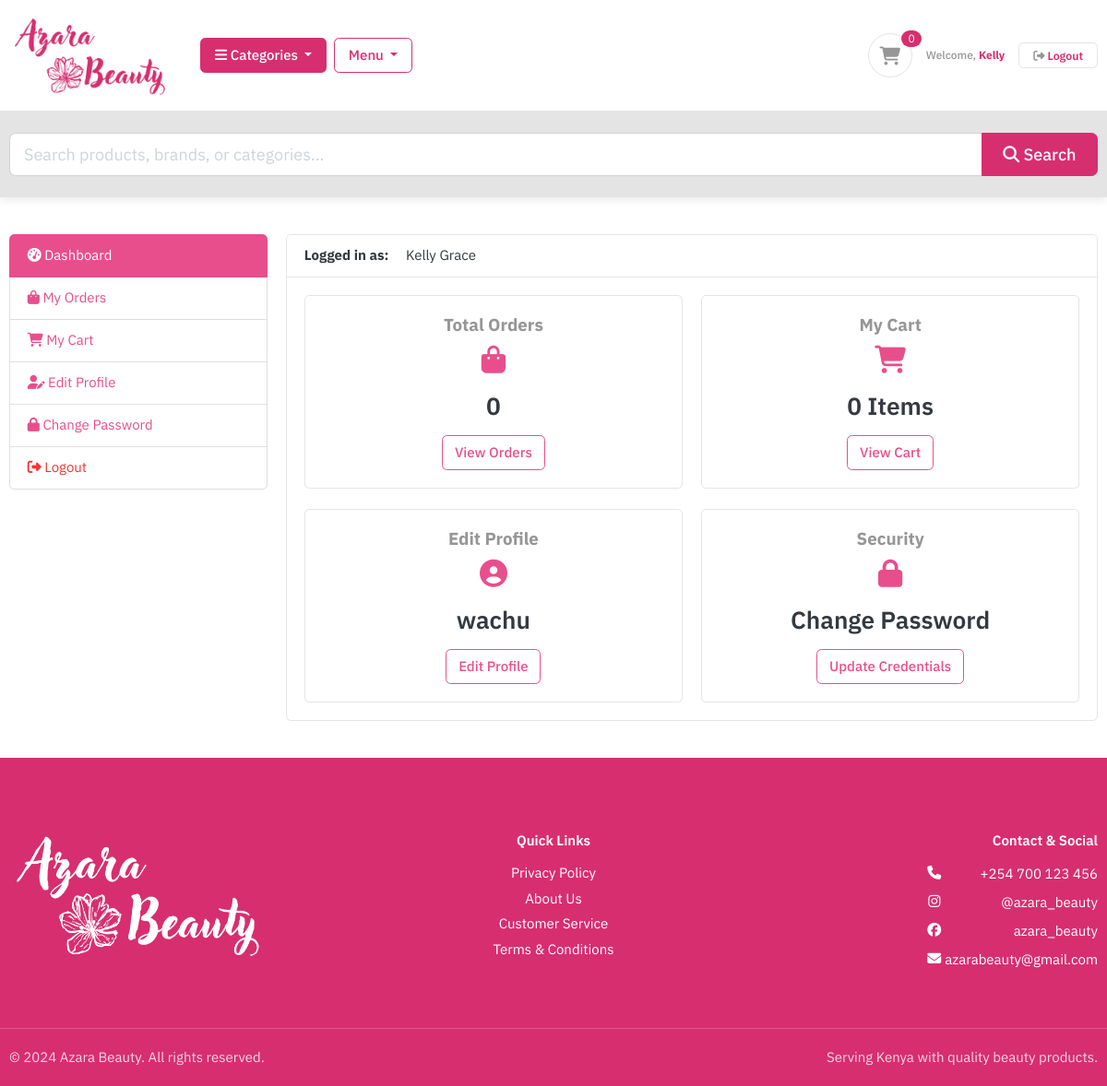
Screenshot of /accounts/dashboard/ (signed in) with the database file from the repository.
### accounts/models.py (models this page shows, shortened)
class Account(AbstractBaseUser):
    first_name      = models.CharField(max_length=50)
    last_name       = models.CharField(max_length=50)
    username        = models.CharField(max_length=50, unique=True)
    email           = models.EmailField(max_length=100, unique=True)
    phone_number    = models.CharField(max_length=50)
    date_joined     = models.DateTimeField(auto_now_add=True)
    last_login      = models.DateTimeField(auto_now_add=True)
    is_admin        = models.BooleanField(default=False)
    is_staff        = models.BooleanField(default=False)
    is_active       = models.BooleanField(default=False)
    is_superadmin   = models.BooleanField(default=False)
    USERNAME_FIELD  = 'email'
    REQUIRED_FIELDS = ['username', 'first_name', 'last_name']
    objects = MyAccountManager()

### accounts/views.py (the view)
# urls.py: path('dashboard/', views.dashboard, name='dashboard'),
@login_required(login_url='login')
def dashboard(request):
    return render(request, 'accounts/dashboard.html')

### carts/context_processors.py (called while the page is built)
def counter(request):
    cart_count = 0
    if 'admin' in request.path:
        return {}
    else:
        try:
            cart = Cart.objects.filter(cart_id=_cart_id(request))
            if request.user.is_authenticated:
                cart_items = CartItem.objects.all().filter(user=request.user)
            else:
                cart_items = CartItem.objects.all().filter(cart=cart[:1])
            for cart_item in cart_items:
                cart_count += cart_item.quantity
        except Cart.DoesNotExist:
            cart_count = 0
    return dict(cart_count=cart_count)

### carts/views.py (called while the page is built)
def _cart_id(request):
    cart = request.session.session_key
    if not cart:
        cart = request.session.create()
    return cart

### store/context_processors.py (called while the page is built)
def menu_links(request):
    links = Category.objects.all()
    return dict(links=links)

### store/models.py (called while the page is built)
    def get_url(self):
        return reverse('store:products_by_category', args=[self.slug])

### templates/accounts/dashboard.html
{% extends 'base.html' %}
{% block content %}
<section class="section-content padding-y">
    <div class="container">
        <div class="row">
            <aside class="col-md-3">
                <ul class="list-group">
                    <a class="list-group-item active"
                       style="background-color: #E94E8C; color: white; border-color: #E94E8C;"
                       href="{% url 'dashboard' %}">
                        <i class="fa fa-tachometer-alt" style="color: white;"></i> Dashboard
                    </a>
                    <a class="list-group-item" style="color: #E94E8C;" href="#">
                        <i class="fa fa-shopping-bag" style="color: #E94E8C;"></i> My Orders
                    </a>
                    <a class="list-group-item" style="color: #E94E8C;" href="{% url 'cart' %}">
                        <i class="fa fa-shopping-cart" style="color: #E94E8C;"></i> My Cart
                    </a>
                    <a class="list-group-item" style="color: #E94E8C;" href="#">
                        <i class="fa fa-user-edit" style="color: #E94E8C;"></i> Edit Profile
                    </a>
                    <a class="list-group-item" style="color: #E94E8C;" href="#">
                        <i class="fa fa-lock" style="color: #E94E8C;"></i> Change Password
                    </a>
                    <a class="list-group-item text-danger" href="{% url 'logout' %}">
                        <i class="fa fa-sign-out-alt"></i> Logout
                    </a>
                </ul>
            </aside>
            <main class="col-md-9">
                <article class="card">
                    <header class="card-header">
                        <strong class="d-inline-block mr-3">Logged in as:</strong>
                        <span>{{ user.first_name }} {{ user.last_name }}</span>
                    </header>
                    <div class="card-body">
                        <div class="row">
                            <div class="col-md-6">
                                <div class="card" style="text-align: center;">
                                    <div class="card-body">
                                        <h5 class="card-title text-muted">Total Orders</h5>
                                        <div class="mb-3">
                                            <i class="fa fa-shopping-bag fa-2x" style="color: #E94E8C;"></i>
                                        </div>
                                        <h3 class="font-weight-bold">0</h3>
                                        <a href="#" class="btn btn-outline-primary mt-2" style="border-color: #E94E8C; color: #E94E8C;">View Orders</a>
                                    </div>
                                </div>
                            </div>
                             <div class="col-md-6">
                                <div class="card" style="text-align: center;">
                                    <div class="card-body">
                                        <h5 class="card-title text-muted">My Cart</h5>
                                        <div class="mb-3">
                                            <i class="fa fa-shopping-cart fa-2x" style="color: #E94E8C;"></i>
                                        </div>
                                        <h3 class="font-weight-bold">{{ cart_count|default:0 }} Items</h3>
                                        <a href="{% url 'cart' %}" class="btn btn-outline-primary mt-2" style="border-color: #E94E8C; color: #E94E8C;">View Cart</a>
                                    </div>
                                </div>
                            </div>
                            <div class="col-md-6 mt-4">
                                <div class="card" style="text-align: center;">
                                    <div class="card-body">
                                        <h5 class="card-title text-muted">Edit Profile</h5>
                                        <div class="mb-3">
                                            <i class="fa fa-user-circle fa-2x" style="color: #E94E8C;"></i>
                                        </div>
                                        <h3 class="font-weight-bold">{{ user.username }}</h3>
                                        <a href="#" class="btn btn-outline-primary mt-2" style="border-color: #E94E8C; color: #E94E8C;">Edit Profile</a>
                                    </div>
                                </div>
                            </div>
                            <div class="col-md-6 mt-4">
                                <div class="card" style="text-align: center;">
                                    <div class="card-body">
                                        <h5 class="card-title text-muted">Security</h5>
                                        <div class="mb-3">
                                            <i class="fa fa-lock fa-2x" style="color: #E94E8C;"></i>
                                        </div>
                                        <h3 class="font-weight-bold">Change Password</h3>
                                        <a href="#" class="btn btn-outline-primary mt-2" style="border-color: #E94E8C; color: #E94E8C;">Update Credentials</a>
                                    </div>
                                </div>
                            </div>
                        </div>
                    </div>
                </article>
            </main>
        </div>
    </div>
</section>
{% endblock %}

### templates/includes/navbar.html (shortened to what this page needs)
{% load static %}
<header class="section-header">
    <section class="header-main border-bottom">
        <div class="container">
            <div class="row align-items-center">
                <div class="col-lg-auto col-md-auto col-12 text-center text-md-left mb-2 mb-md-0">
                    <a href="{% url 'store:home' %}" class="brand-wrap">
                        <img class="logo" src="{% static 'images/azaralogo_header.png' %}" alt="Azara Logo" style="max-height: 90px; width: auto;">
                    </a>
                </div>
                <div class="col-lg-auto col-md-auto col-12 text-center text-md-left">
                    <div class="d-flex align-items-center justify-content-center justify-content-md-start">
                        <div class="dropdown d-inline-block">
                            <button type="button" class="btn btn-primary dropdown-toggle px-3" data-toggle="dropdown">
                                <i class="fa fa-bars"></i> Categories
                            </button>
                        </div>
                        <div class="dropdown d-inline-block ml-2">
                            <button type="button" class="btn btn-outline-primary dropdown-toggle px-3" data-toggle="dropdown">
                                Menu
                            </button>
                        </div>
                    </div>
                </div>
                <div class="col-lg col-md col-12 text-lg-right text-center mt-3 mt-md-0">
                    <div class="widgets-wrap d-flex justify-content-center justify-content-lg-end align-items-center">
                        <a href="{% url 'cart:cart' %}" class="widget-header mr-3 text-dark">
                            <div class="icon">
                                <i class="icon-sm rounded-circle border fa fa-shopping-cart"></i>
                                <span class="notify" style="background-color: var(--azara-primary);">{{ cart_count }}</span>
                            </div>
                        </a>
                        {% if user.is_authenticated %}
                            <span class="text-muted small mr-3" style="white-space: nowrap; font-weight: 500;">
                                Welcome, <b style="color: var(--azara-primary);">{{ user.first_name }}</b>
                            </span>
                            <a href="{% url 'logout' %}" class="btn btn-sm btn-light border px-3" style="color: var(--azara-primary); font-weight: 600;">
                                <i class="fa fa-sign-out-alt"></i> Logout
                            </a>
                        {% endif %}
                    </div>
                </div>
            </div>
        </div>
    </section>
    <section class="header-main border-bottom bg-light">
        <div class="container py-2">
            <div class="row">
                <div class="col-12">
                    <form action="{% url 'store:search' %}" class="search" method="GET">
                        <div class="input-group input-group-lg">
                            <input type="search" class="form-control" name="keyword" placeholder="Search products, brands, or categories...">
                            <div class="input-group-append">
                                <button class="btn btn-primary px-4" type="submit">
                                    <i class="fa fa-search"></i> Search
                                </button>
                            </div>
                        </div>
                    </form>
                </div>
            </div>
        </div>
    </section>
</header>

### static/css/ui.css (style rules this page uses)
:root { --azara-primary: #D72E6F; --azara-primary-dark: #A82457; --azara-secondary: #E9C4DA; }
html { font-family: "IBM Plex Sans", sans-serif; font-size: 15px; }
body { font-family: "IBM Plex Sans", sans-serif; font-weight: 400; }
h1, h2, h3, h4, h5, h6, .section-title, .title-text { font-family: "IBM Plex Sans", sans-serif; font-weight: 700; }
.icon-xs, .icon-sm, .icon-md, .icon-lg { display: inline-block; text-align: center; flex-shrink: 0; flex-grow: 0; }
.icon-sm { width: 48px; height: 48px; line-height: 48px !important; font-size: 20px; }
.padding-y { padding-top: 40px; padding-bottom: 40px; }
article:after, .form-group:after { display: block; clear: both; content: ""; }
.header-main { position: relative; padding-top: 1rem; padding-bottom: 1rem; }
.brand-wrap .logo, .navbar-brand .logo { margin-right: 7px; max-height: 42px; display: inline-block; }
.widget-header { display: inline-block; vertical-align: middle; position: relative; }
.widget-header i { color: #969696; }
.widget-header .notify { position: absolute; top: -3px; right: -10px; }
.section-header { position: sticky; top: 0; z-index: 1050; width: 100%; background-color: #fff; box-shadow: 0 2px 10px rgba(0,0,0,0.1); }
.btn-primary { color: #fff; background-color: var(--azara-primary); border-color: var(--azara-primary); }
.btn-outline-primary { color: var(--azara-primary); border-color: var(--azara-primary); }
.btn-light { background-color: #fff; border-color: #e4e4e4; }
.btn-light i { color: #969696; }
.notify { position: absolute; top: -4px; right: -10px; display: inline-block; padding: 0.25em 0.6em; font-size: 12px; line-height: 1; text-align: center; border-radius: 3rem; color: #fff; background-color: #fa3434; }
a { color: var(--azara-primary); transition: color 0.2s; }
html, body { height: 100%; }
body { display: flex; flex-direction: column; }

### rows the page displays
Account: first_name "Kelly", last_name "Grace", username "wachu"

### other values shown
{{ cart_count }} "0"
{{ cart_count|default:0 }} "0"
